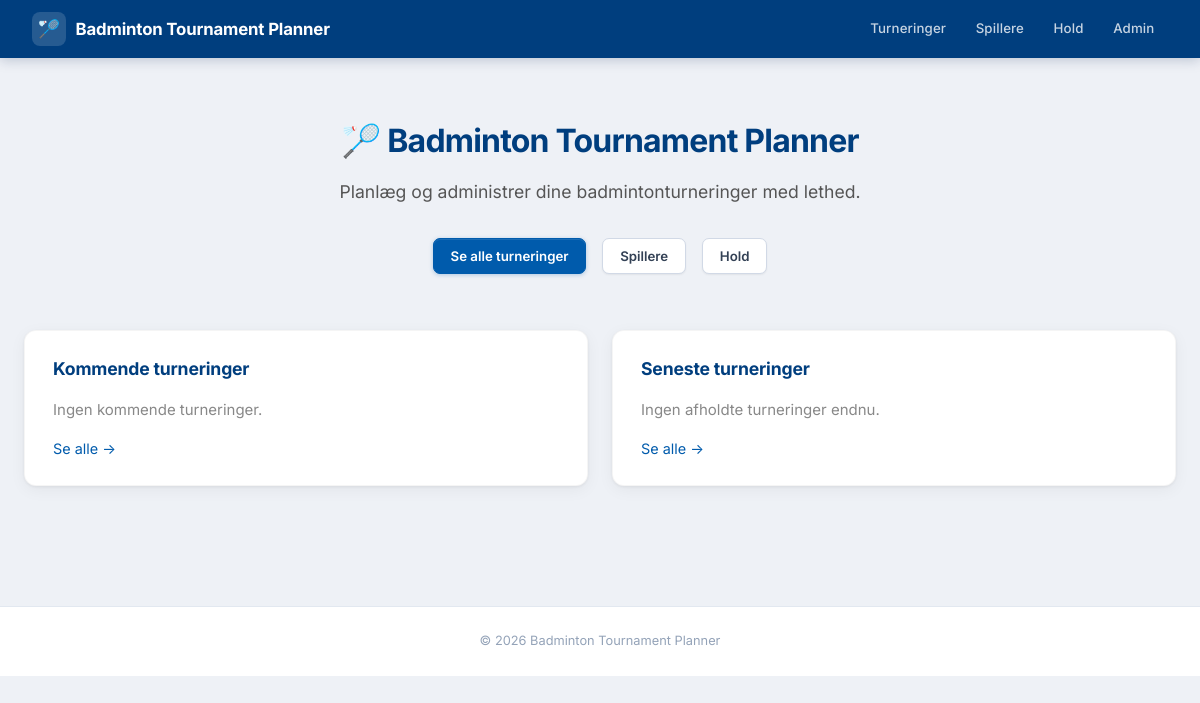
Before: / with the older database file.
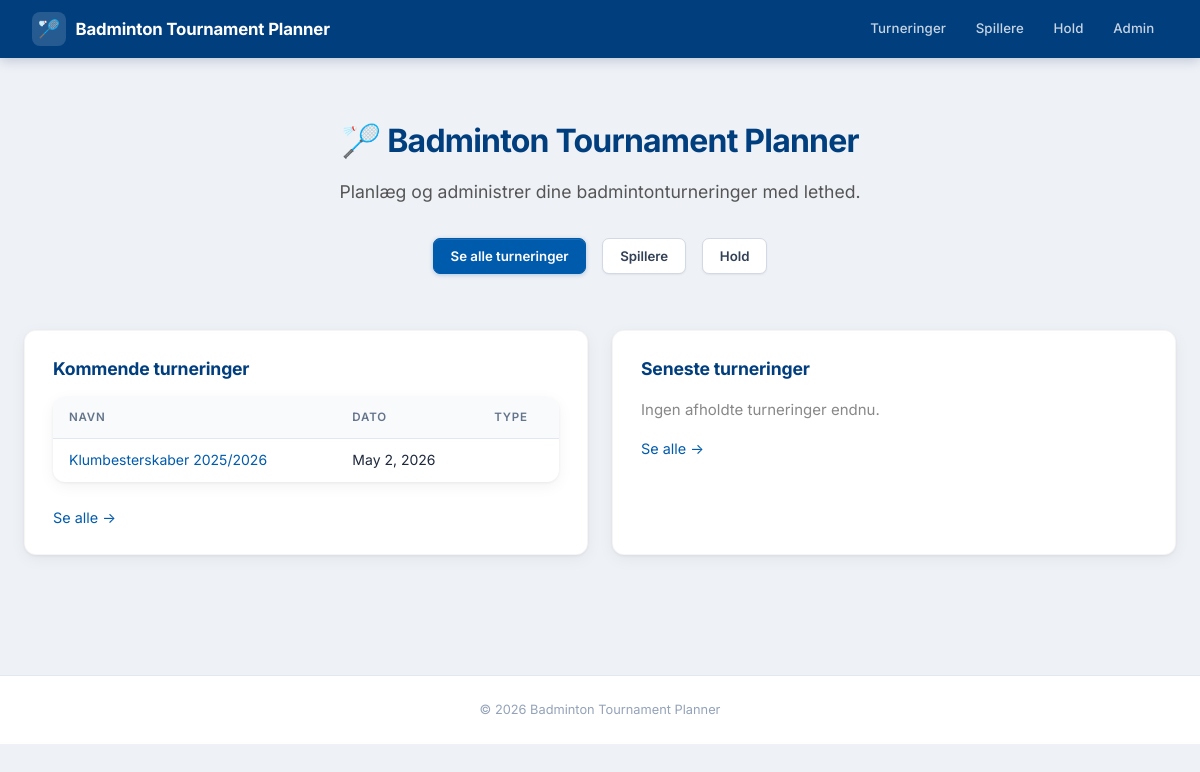
After: the same page with the newer database file.
### tournaments/models.py (models this page shows, shortened)
class Tournament(models.Model):
    name = models.CharField(max_length=200, verbose_name=_("Name"))
    date = models.DateField(verbose_name=_("Date"))
    DIVISION_MODEL_CHOICES = [
        ('youth', _('Youth Divisions (U9-U19)')),
        ('mixed', _('Mixed Divisions (A, B, C)')),
    ]
    division_model = models.CharField(max_length=10, choices=DIVISION_MODEL_CHOICES, verbose_name=_("Division Model"))
    SCORING_MODEL_CHOICES = [
        ('best_of_3_21', _('Best of 3 sets to 21')),
        ('best_of_5_15', _('Best of 5 sets to 15')),
    ]
    scoring_model = models.CharField(
        max_length=20,
        choices=SCORING_MODEL_CHOICES,
        default='best_of_3_21',
        verbose_name=_("Scoring Model")
    )
    single_match_duration = models.IntegerField(
        help_text=_("Duration of a single match in minutes"),
        default=30,
        verbose_name=_("Single Match Duration")
    )
    double_match_duration = models.IntegerField(
        help_text=_("Duration of a double match in minutes"),
        default=40,
        verbose_name=_("Double Match Duration")
    )
    player_break_time = models.IntegerField(
        help_text=_("Minimum break time for players between matches in minutes"),
        default=15,
        verbose_name=_("Player Break Time")
    )
    court_count = models.IntegerField(
        default=4,
        verbose_name=_("Antal baner"),
        help_text=_("Antal tilgængelige baner under turneringen"),
    )
    start_time = models.TimeField(
        null=True, blank=True,
        verbose_name=_("Starttidspunkt"),
        help_text=_("Klokkeslæt for første kamp"),
    )
    schedule_locked = models.BooleanField(
        default=False,
        verbose_name=_("Program låst"),
        help_text=_("Når programmet er låst, kan kampprogram og spilleplan ikke ændres."),
    )
    logo = models.ImageField(
        upload_to='tournament_logos/',
        null=True, blank=True,
        verbose_name=_("Logo"),
        help_text=_("Logo vises på udprintede programmer og spilleplaner."),
    )

### tournament_planner/urls.py (the view)
# urls.py: 2. Add a URL to urlpatterns:  path('', views.home, name='home')
def home(request):
    upcoming = Tournament.objects.filter(date__gte=datetime.date.today()).order_by('date')[:3]
    recent = Tournament.objects.filter(date__lt=datetime.date.today()).order_by('-date')[:3]
    return render(request, 'home.html', {'upcoming': upcoming, 'recent': recent})

### tournament_planner/templates/home.html (shortened to what this page needs)
{% extends 'base.html' %}
{% block content %}
<div style="text-align:center; padding:2rem 1rem 1rem;">
    <h1 style="font-size:2rem;">🏸 Badminton Tournament Planner</h1>
    <p style="font-size:1.1rem; color:#555; margin-bottom:2rem;">Planlæg og administrer dine badmintonturneringer med lethed.</p>
    <div style="display:flex; gap:1rem; justify-content:center; flex-wrap:wrap;">
        <a href="/tournaments/" class="btn btn-primary">Se alle turneringer</a>
        <a href="/players/" class="btn btn-secondary">Spillere</a>
        <a href="/players/teams/" class="btn btn-secondary">Hold</a>
    </div>
</div>
<div style="display:grid; grid-template-columns:1fr 1fr; gap:1.5rem; margin-top:2.5rem;">
    <div class="card">
        <h2 style="margin-top:0;">Kommende turneringer</h2>
        {% if upcoming %}
        <table>
            <thead><tr><th>Navn</th><th>Dato</th><th>Type</th></tr></thead>
            <tbody>
            {% for t in upcoming %}
            <tr>
                <td><a href="{% url 'tournament_detail' t.pk %}">{{ t.name }}</a></td>
                <td>{{ t.date }}</td>
                <td>{{ t.get_tournament_type_display }}</td>
            </tr>
            {% endfor %}
            </tbody>
        </table>
        {% else %}
        <p style="color:#888;">Ingen kommende turneringer.</p>
        {% endif %}
        <a href="/tournaments/" style="font-size:0.9rem;">Se alle →</a>
    </div>
    <div class="card">
        <h2 style="margin-top:0;">Seneste turneringer</h2>
        {% if recent %}
        <table>
            <thead><tr><th>Navn</th><th>Dato</th><th>Type</th></tr></thead>
            <tbody>
            {% for t in recent %}
            <tr>
                <td><a href="{% url 'tournament_detail' t.pk %}">{{ t.name }}</a></td>
                <td>{{ t.date }}</td>
                <td>{{ t.get_tournament_type_display }}</td>
            </tr>
            {% endfor %}
            </tbody>
        </table>
        {% else %}
        <p style="color:#888;">Ingen afholdte turneringer endnu.</p>
        {% endif %}
        <a href="/tournaments/" style="font-size:0.9rem;">Se alle →</a>
    </div>
</div>
{% endblock %}

Changed rows visible on the page:
added Tournament: name "Klumbesterskaber 2025/2026", date "May 2, 2026"
Other visible differences:
text no longer shown: "Ingen kommende turneringer."
text now shown: "NAVN DATO TYPE"
